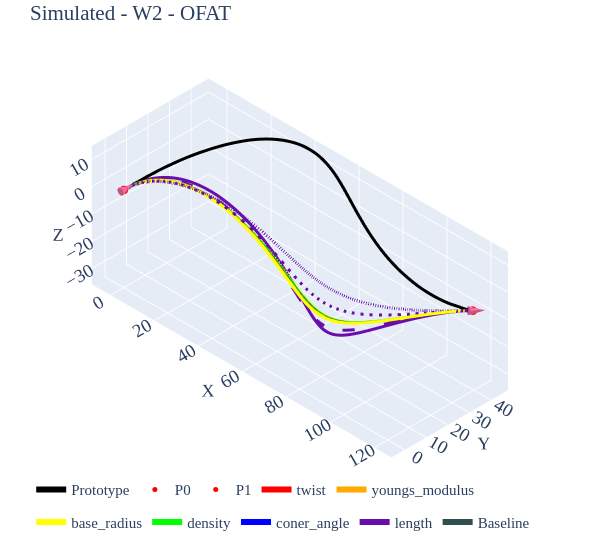

Write notebook code for a chart like this one.
### Code cell
#| label: w2-main

df=pd.read_csv('../../data/2001/w2.csv')
doe_df=pd.read_csv('../../pyelastica/wiper_ofat10p/data/doe_df.csv')[25:50]
prt=df.iloc[10:,2:].reset_index(drop=True).values
p0=df.iloc[5,2:].values.astype(float)
p1=df.iloc[6,2:].values.astype(float)
u0=df.iloc[8,2:].values.astype(float)*df.iloc[2,1]
u1=df.iloc[9,2:].values.astype(float)*df.iloc[3,1]
fig=go.Figure()
fig.add_trace(go.Scatter3d(x=prt[:,0],y=prt[:,1],z=prt[:,2],mode='lines',name='Prototype',line=dict(color='black',width=6)))
fig.add_trace(go.Scatter3d(x=[p0[0]],y=[p0[1]],z=[p0[2]],mode='markers',name='P0',marker=dict(size=5,color='red')))
fig.add_trace(go.Scatter3d(x=[p1[0]],y=[p1[1]],z=[p1[2]],mode='markers',name='P1',marker=dict(size=5,color='red')))
fig.add_trace(go.Cone(x=[p0[0]],y=[p0[1]],z=[p0[2]],u=[u0[0]],v=[u0[1]],w=[u0[2]],colorscale='RdPu',sizemode='absolute',sizeref=6,showscale=False,name='U@P0',showlegend=False))
fig.add_trace(go.Cone(x=[p1[0]],y=[p1[1]],z=[p1[2]],u=[u1[0]],v=[u1[1]],w=[u1[2]],colorscale='RdPu',sizemode='absolute',sizeref=6,showscale=False,name='U@P1',showlegend=False))
a=pd.DataFrame(prt).iloc[50].values

param_colors={'twist':'#ff0000','youngs_modulus':'#ffaa00','base_radius':'#ffff00','density':'#00ff00','coner_angle':'#0000ff','length':'#6a0dad'}
dash_map = {-10: "dot",-5: "dash",5: "longdash",10: "solid"}
for i in range(len(doe_df)):
    scenario=doe_df['scenario'].iloc[i]
    if scenario=='baseline':
        continue
    param,lvl=scenario.rsplit('_',1)
    lvl=int(lvl)
    spl3=pd.read_csv('../../pyelastica/wiper_ofat10p/data/w2_'+scenario+'.csv')
    spl3=spl3.values
    color=param_colors[param]
    dash=dash_map[lvl]
    fig.add_trace(go.Scatter3d(
        x=spl3[:,0],
        y=spl3[:,1],
        z=spl3[:,2],
        mode='lines',
        name=param,
        legendgroup=param,
        showlegend=(lvl==10),
        line=dict(color=color,width=6,dash=dash),
        customdata=np.tile(np.array([i,doe_df["twist"].iloc[i],doe_df["youngs_modulus"].iloc[i]*1000,doe_df['base_radius'].iloc[i],doe_df['density'].iloc[i]*10e5,doe_df['coner_angle'].iloc[i],doe_df['length'].iloc[i]]),(spl3.shape[0],1)),
        hovertemplate=f"{scenario}<br>"+"twist= %{customdata[1]:.2f} deg<br>"+"E= %{customdata[2]:.2f} MPa<br>"+"r= %{customdata[3]:.2f} mm<br>"+"ro= %{customdata[4]:.2f} g/cm3<br>"+"cone angle= %{customdata[5]:.2f} deg<br>"+"length= %{customdata[6]:.2f} mm<br>"+"<extra></extra>"
    ))

spl3=pd.read_csv('../../pyelastica/wiper_ofat10p/data/w2_baseline.csv').values
fig.add_trace(go.Scatter3d(
    x=spl3[:,0],
    y=spl3[:,1],
    z=spl3[:,2],
    mode='lines',
    name='Baseline',
    showlegend=True,
    line=dict(color='darkslategrey',width=6),
    customdata=np.tile(np.array(['Baseline',doe_df["twist"].iloc[i],doe_df["youngs_modulus"].iloc[i]*1000,doe_df['base_radius'].iloc[i],doe_df['density'].iloc[i]*10e5,doe_df['coner_angle'].iloc[i],doe_df['length'].iloc[i]]),(spl3.shape[0],1)),
    hovertemplate=f"Baseline<br>"+"twist= %{customdata[1]:.2f} deg<br>"+"E= %{customdata[2]:.2f} MPa<br>"+"r= %{customdata[3]:.2f} mm<br>"+"ro= %{customdata[4]:.2f} g/cm3<br>"+"cone angle= %{customdata[5]:.2f} deg<br>"+"length= %{customdata[6]:.2f} mm<br>"+"<extra></extra>"
))

fig.update_layout(title='Simulated - W2 - OFAT',scene=dict(xaxis_title='X',yaxis_title='Y',zaxis_title='Z',camera=dict(eye=dict(x=1,y=-1,z=1))),legend=dict(x=0.02,y=0.05,orientation='h',groupclick='togglegroup'),font=dict(size=15,family='Times New Roman'),autosize=False,height=550,width=600,margin=dict(l=20,r=20,t=40,b=20),showlegend=True)
fig.update_scenes(camera_projection_type='orthographic')

fig.show()
